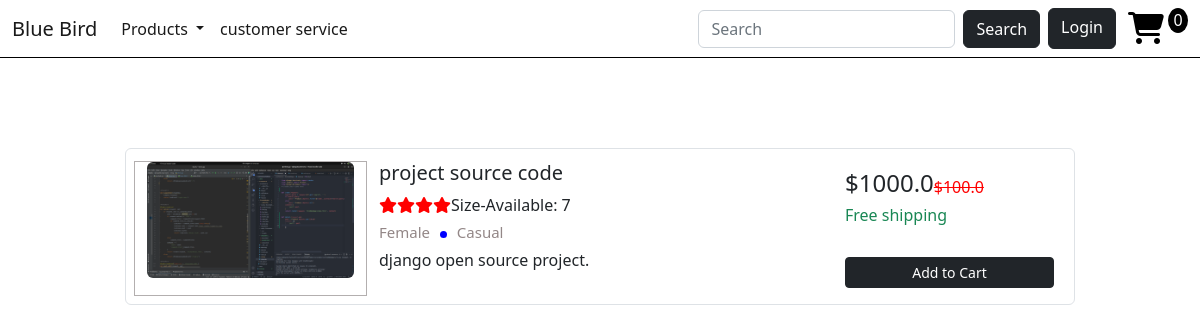
The app's page /detail/13/ with its own data.
### EcomWebApp/models.py (models this page shows, shortened)
class Product(models.Model):
    GENDER_CHOICES = (
        ('Male','Male'),
        ('Female','Female'),
    )
    size_choices = (
        ('7','7'),
        ('8','8'),
        ('9','9'),
        ('8.5','8.5'),
    )
    outfit_choices=(
        ('Casual','Casual'),
        ('Classic','Classic'),
    )
    name = models.CharField(max_length=100)
    description = models.TextField()
    slug = models.SlugField(max_length=100, null=True, blank=True)
    image = models.ImageField(upload_to='EcomWebApp/images', null=True, blank="True")
    price = models.FloatField()
    brand = models.CharField(max_length=100)
    gender = models.CharField(max_length=6, choices=GENDER_CHOICES)
    created_at = models.DateTimeField(auto_now_add=True)
    size = models.CharField(max_length=10, choices=size_choices, default = '7', null= True, blank="True")
    outfit = models.CharField(max_length=10, choices=outfit_choices, default='casual')
    discount_price = models.FloatField(default=0, null=True, blank="True")
    digital = models.BooleanField(default=False, null=True, blank=True)
    class Meta:
        ordering = ('-created_at',)
    @property
    def imageURL(self):
        try:
            url= self.image.url
        except:
            url= ''
        return url

### EcomWebApp/views.py (the view)
# urls.py: path('detail/<int:pk>/', views.detail, name="detail-page"),
def detail(request, pk):
    post = Product.objects.get(id=pk)
    data = cartData(request)
    cartItems = data['cartItems']
    items = data['items']
    context ={
        'cartItems':cartItems,
        'post': post,
        'items':items,
    }
    return render(request, 'EcomWebApp/details.html', context)

### EcomWebApp/utils.py (called while the page is built, shortened)
def cookieCart(request):
    try:#this try and catch for guest user cookies cart error prevention method
        cart = json.loads(request.COOKIES['cart'])#this is for guest user cart items
    except:
        cart ={}
    print('cart',cart)
    items = [] #empty list(if user is not authenticated we return nothing)
    order = {'get_cart_total':0,'get_cart_items':0, 'shipping': False} #guest user login huda 0/0 dekhaune ho yo chai
    cartItems = order['get_cart_items']
    return { 'items':items,'order':order,'cartItems':cartItems}

def cartData(request):
    if request.user.is_authenticated:
        customer = request.user.customer
        order, created = Order.objects.get_or_create(customer=customer, complete=False)
        items = order.orderitem_set.all()
        cartItems = order.get_cart_items
    else:
        cookieData = cookieCart(request)
        cartItems = cookieData['cartItems']
        order = cookieData['order']
        items = cookieData['items']
    return {'items':items,'order':order,'cartItems':cartItems}

### EcomWebApp/templates/EcomWebApp/details.html (shortened to what this page needs)
{% extends 'EcomWebApp/base.html' %}
{% load static %}
{% block content %}
<div class="container mt-5 mb-5 contentdiv">
    <div class="d-flex justify-content-center row contentdivv">
        <div class="col-md-10 mt-5">
            <div class="row p-2 bg-white border rounded thisdiv">
                <div class="col-md-3 mt-1" style="border:1px solid rgb(179, 175, 175);"><img class="img-fluid img-responsive rounded product-image small-image"
                        src="{{post.imageURL}}" alt="product-image" ></div>
                <div class="col-md-6 mt-1">
                    <h5>{{post.name}}</h5>
                    <div class="d-flex flex-row">
                        <div class="ratings mr-2"><i class="fa fa-star"></i><i class="fa fa-star"></i><i
                                class="fa fa-star"></i><i class="fa fa-star"></i></div><span>Size-Available:
                            {{post.size}}</span>
                    </div>
                    <div class="mt-1 mb-1 spec-1">
                        <span>{{post.gender}}</span>
                        <span class="dot"></span>
                        <span>{{post.outfit}}<br></span>
                    </div>
                    <p class="text-justify  para mb-0">{{post.description}}.<br><br></p>
                </div>
                <div class="align-items-center align-content-center col-md-3 border-left mt-1">
                    <div class="d-flex flex-row align-items-center">
                        <h4 class="mr-1">${{post.price}}</h4>
                        <span class="strike-text">
                            {% if post.discount_price %}
                            <span>$</span>{{ post.discount_price }}
                            {% else %}
                            {{''}}
                            {% endif %}
                        </span>
                    </div>
                    <h6 class="text-success">Free shipping</h6>
                    <div class="d-flex flex-column mt-4">
                        <button data-product="{{post.id}}" data-action="add" class="btn btn-dark btn-sm mt-2 update-cart">Add to Cart</button>
                    </div>
                </div>
            </div>
        </div>
    </div>
</div>
{% endblock %}

### EcomWebApp/static/EcomWebApp/css/style.css (style rules this page uses)
body { background:#eee }
.ratings i { font-size: 16px; color: red }
.strike-text { color: red; text-decoration: line-through }
.product-image { width: 100% }
.dot { height: 7px; width: 7px; margin-left: 6px; margin-right: 6px; margin-top: 3px; background-color: blue; border-radius: 50%; display: inline-block }
.spec-1 { color: #938787; font-size: 15px }
h5 { font-weight: 400 }
.para { font-size: 16px }
.thisdiv .small-image { cursor: pointer; }
.contentdiv .contentdivv { margin-top: 100px; }

### records on screen
Product: imageURL (picture), name "project source code", size "7", gender "Female", outfit "Casual", description "django open source project", price "1000.0", discount_price "100.0"

### other values on screen
{{ cartItems }} "0"
